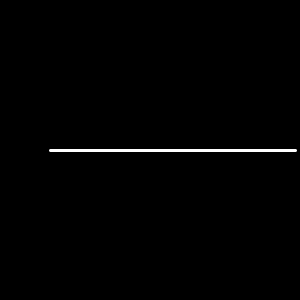
Frame 1 (no input)
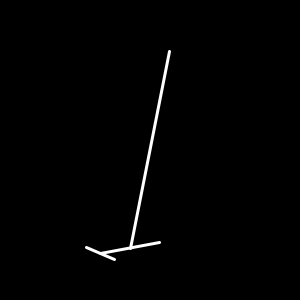
Frame 60 (the mouse pressed at the canvas centre just before this capture)
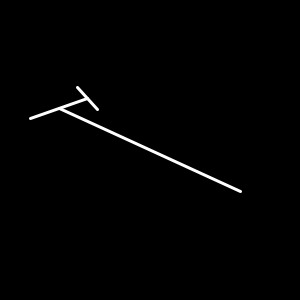
Frame 120 (the mouse held since frame 60 and released just before this capture)

The Processing sketch that drew these frames (run headless with seeded random() and noise(); from frame 60 on, the mouse is pressed at the canvas centre):

// Processing sketch: dritter_rotor
// ── dritter_rotor.pde
//dritter rotor



float a = 0;
float a2 = 0;
float a3 = 0;

void setup() {
  size(300, 300);
  strokeWeight(3);
}

void draw() {
  background(0);

  translate(width/2, height/2);
  rotate(a);
  stroke(255);
  line(-100, 0, 100, 0);

  translate(100, 0);
  rotate(a2);
  line(-30, 0, 30, 0);
  
  translate(30, 0);
  rotate(a3);
  line(-15, 0, 15, 0);

  a += .03;
  a2 += .02;
  a3 += .01;
}
